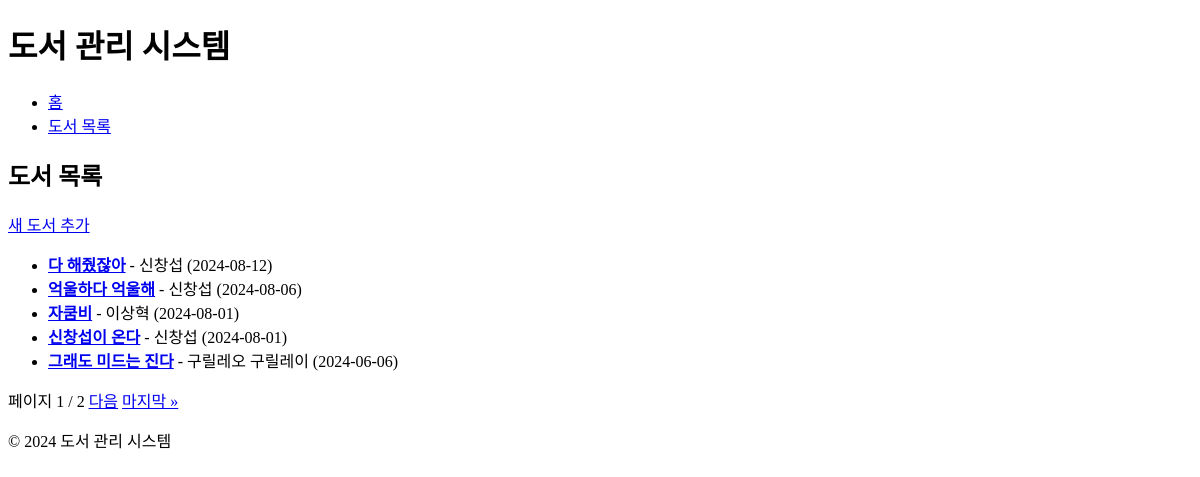
/books/, run on an earlier commit of the app's database.
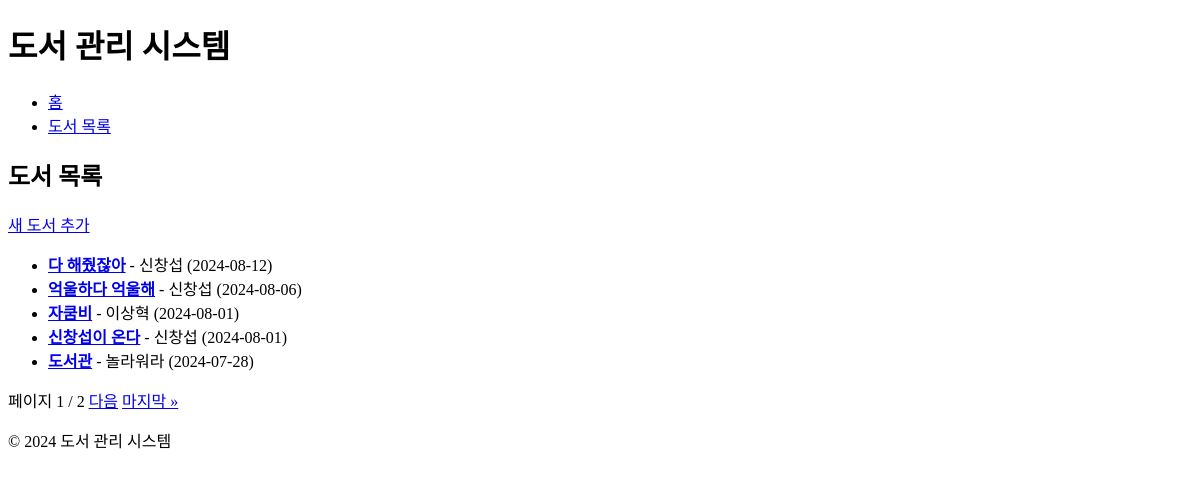
And on a later commit of the database.
### books/models.py (models this page shows, shortened)
class Book(models.Model):
    title = models.CharField(max_length=100, verbose_name='제목')
    author = models.CharField(max_length=100, verbose_name='저자')
    publication_date = models.DateField(verbose_name='출판일')
    genre = models.CharField(max_length=100, verbose_name='장르') # 책 장르, 최대 100자 문자열
    summary = models.TextField(verbose_name='요약') # 책 요약, 문자열 길이 제한 없음
    image = models.ImageField(upload_to='book_images/', blank=True, null=True)  # 이미지 필드 추가
    class Meta:
        verbose_name = '도서' # 모델의 단수 표현
        verbose_name_plural = '도서들' # 모델의 복수 표현

### books/views.py (the view)
# urls.py: path('', BookListView.as_view(), name='book_list'), # books/로 접속하면 BookListView가 실행되도록 설정
class BookListView(ListView):
    model = Book # 이 뷰에서 사용할 모델
    template_name = 'books/book_list.html' # 랜더링할 템플릿 파일!
    context_object_name = 'books' # 컨텍스트 객체 이름! 기본적으로 object_list를 사용함 books 변경
    ordering = ['-publication_date'] # 출판일 기준 내림차순으로 정렬
    paginate_by = 5 # 페이지네이션 기능을 사용하고 한 페이지에 2개의 객체를 보여줌

### templates/books/book_list.html (shortened to what this page needs)
{% extends 'base.html' %}
{% block content %}
    <h2>도서 목록</h2>
    <a href="{% url 'books:book_create' %}">새 도서 추가</a>
    <ul>
        {% for book in books %}
            <li>
                <strong><a href="{% url 'books:book_detail' book.pk %}">{{ book.title }}</a></strong> - {{ book.author }} ({{ book.publication_date|date:"Y-m-d" }})
            </li>
        {% endfor %}
    </ul>
    <div class="pagination">
        <span class="step-links">
            <span class="current">
                페이지 {{ page_obj.number }} / {{ page_obj.paginator.num_pages }}
            </span>
            {% if page_obj.has_next %}
                <a href="?page={{ page_obj.next_page_number }}">다음</a>
                <a href="?page={{ page_obj.paginator.num_pages }}">마지막 &raquo;</a>
            {% endif %}
        </span>
    </div>
{% endblock %}

What changed in the data, as far as the page shows it:
no longer on this page (row unchanged): Book: title "그래도 미드는 진다", author "구릴레오 구릴레이", publication_date "2024-06-06"
added Book: title "도서관", author "놀라워라", publication_date "2024-07-28"
